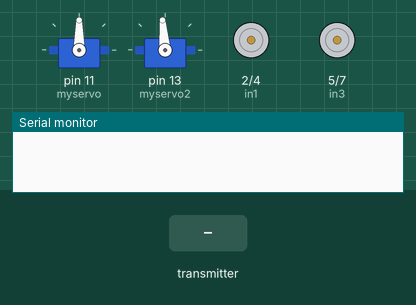
A sketch run on a simulated Arduino Uno, built with avr-gcc and run on an emulated ATmega328P. Parts: 2 × servo, motor-driver pin pairs drawn as motors (green arrow = first pin HIGH = forward, orange = second pin HIGH = backward, longer = more drive, scaled by the enable pin), the last lines printed to the serial monitor. The test bench sets the inputs (shaded band). No radio packets arrive unless stated.

Above: at 6.3 s.
6.4 s: the transmitter starts sending recieved_data.4 = 64
At 6.88 s:
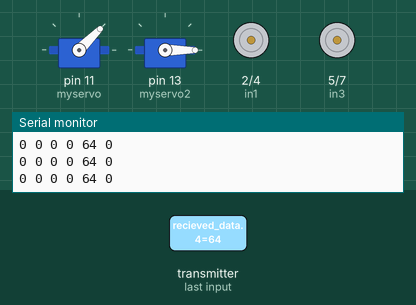
At 7.5 s:
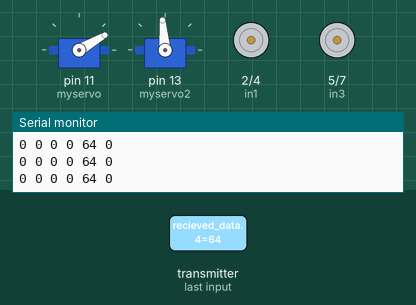
9.4 s: the transmitter starts sending recieved_data.1 = 64
12.4 s: the transmitter starts sending recieved_data.3 = 64
15.4 s: the transmitter starts sending recieved_data.5 = 64
At 15.76 s:
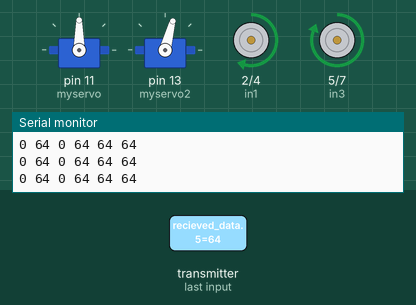
18.4 s: the transmitter starts sending recieved_data.5 = 0
At 19.12 s:
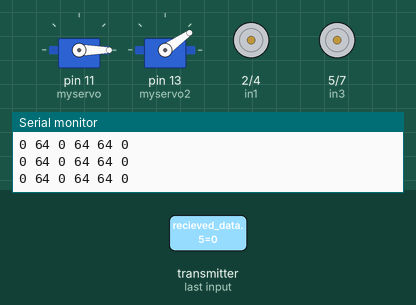
21.4 s: the transmitter starts sending recieved_data.0 = 64
Timing chart, 0 to 27.8 s (numbered marks = the images above; inputs shaded):
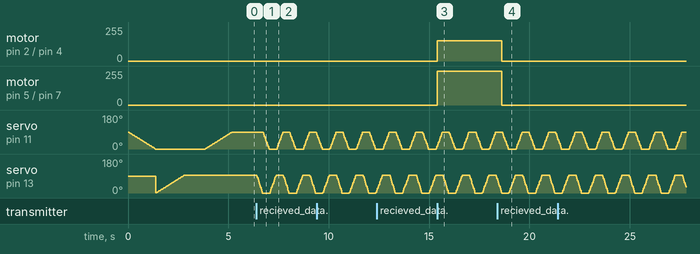

The sketch:

robot_3_19_04.ino
```cpp
#include <SPI.h>
#include "nRF24L01.h"
#include "RF24.h"
#include <Servo.h>
#define in1 2 // 4
#define enA 3 // 5
#define in2 4 // 7
#define in3 5 // 6
#define enB 6 // 4
#define in4 7 // 5
#define m12_cstr 0.6 // множитель ПРАВОГО мотора
#define m34_cstr 1 // множитель ЛЕВОГО мотора

#define axis_X 0
#define axis_Y 1
#define timeout 200
#define MOTOR_MAX 255
#define JOY_MAX 1024

#define ChannelNUM 0x79


Servo myservo;
Servo myservo2;
RF24 radio(9, 10); // "создать" модуль на пинах 9 и 10 Для Уно
//RF24 radio(9,53); // для Меги

byte recieved_data[6]; // массив принятых данных

byte address[][6] = {"1Node", "2Node", "3Node", "4Node", "5Node", "6Node"}; //возможные номера труб

int dutyR, dutyL;
bool r_tow, l_tow, is_ready = false;;
int pos = 0;    //
int pos2 = 0;
int kol = 0;
void setup() {
  // put your setup code here, to run once:
  Serial.begin(9600);
  pinMode(in1, OUTPUT);
  pinMode(in2, OUTPUT);
  pinMode(in3, OUTPUT);
  pinMode(in4, OUTPUT);
  pinMode(13, OUTPUT);
  myservo.attach(11);  //
  myservo2.attach(13);

  radio.begin(); //активировать модуль
  radio.setAutoAck(1);         //режим подтверждения приёма, 1 вкл 0 выкл
  radio.setRetries(0, 25);    //(время между попыткой достучаться, число попыток)
  radio.enableAckPayload();    //разрешить отсылку данных в ответ на входящий сигнал
  radio.setPayloadSize(6);     //размер пакета, в байтах

  radio.openReadingPipe(1, address[0]);     //хотим слушать трубу 0
  radio.setChannel(ChannelNUM);  //выбираем канал (в котором нет шумов!)

  radio.setPALevel (RF24_PA_MAX); //уровень мощности передатчика. На выбор RF24_PA_MIN, RF24_PA_LOW, RF24_PA_HIGH, RF24_PA_MAX
  radio.setDataRate (RF24_250KBPS); //скорость обмена. На выбор RF24_2MBPS, RF24_1MBPS, RF24_250KBPS
  //должна быть одинакова на приёмнике и передатчике!
  //при самой низкой скорости имеем самую высокую чувствительность и дальность!!

  radio.powerUp(); //начать работу
  radio.startListening();
  for (pos = 90; pos >= 0; pos -= 1) { // goes from 180 degrees to 0 degrees
    myservo.write(pos);              // tell servo to go to position in variable 'pos'
    delay(15);                       // waits 15ms for the servo to reach the position
  }
  for (pos2 = 0; pos2 <= 95; pos2 += 1) { //

    myservo2.write(pos2);              // tell servo to go to position in variable 'pos'
    delay(15);                       // waits 15ms for the servo to reach the position
  }
  delay(1000);


  for (pos = 0; pos <= 90; pos += 1) { // goes from 0 degrees to 180 degrees
    // in steps of 1 degree
    myservo.write(pos);              // tell servo to go to position in variable 'pos'
    delay(15);                       // waits 15ms for the servo to reach the position
  }
  kol = 3;
  is_ready = true;
}

void command_get() {
  byte pipeNo;
  while ( radio.available(&pipeNo)) {  // слушаем эфир со всех труб
    radio.read( &recieved_data, sizeof(recieved_data) );
    Serial.print(recieved_data[0]);
    Serial.print(' ');
    Serial.print(recieved_data[1]);
    Serial.print(' ');
    Serial.print(recieved_data[2]);
    Serial.print(' ');
    Serial.print(recieved_data[3]);
    Serial.print(' ');
    Serial.print(recieved_data[4]);
    Serial.print(' ');
    Serial.println(recieved_data[5]);
  }
  if (recieved_data[5]) { // если включен форсаж
    digitalWrite(in1, HIGH);
    digitalWrite(in2, LOW);
    digitalWrite(in3, HIGH);
    digitalWrite(in4, LOW);
    analogWrite(enA, int(255 * m12_cstr));
    analogWrite(enB, int(255 * m34_cstr));
  } else {
    digitalWrite(in1, (recieved_data[0] == 2 ? HIGH : LOW));
    digitalWrite(in2, (recieved_data[0] == 1 ? HIGH : LOW));
    digitalWrite(in3, (recieved_data[2] == 2 ? HIGH : LOW));
    digitalWrite(in4, (recieved_data[2] == 1 ? HIGH : LOW));
    analogWrite(enA, int(recieved_data[1] * m12_cstr));
    analogWrite(enB, int(recieved_data[3] * m34_cstr));
  }

}

void loop() {
  // put your main code here, to run repeatedly:
  command_get();


  if (not is_ready) {
    switch (kol) {
      case 0:
        for (pos = 90; pos >= 0; pos -= 5) { // goes from 180 degrees to 0 degrees
          myservo.write(pos);
          command_get();// tell servo to go to position in variable 'pos'
          delay(15);                       // waits 15ms for the servo to reach the position
        }
        kol++;
        break;
      case 1:
        for (pos2 = 0; pos2 <= 95; pos2 += 5) { //

          myservo2.write(pos2);
          command_get();// tell servo to go to position in variable 'pos'
          delay(15);                       // waits 15ms for the servo to reach the position
        }
        kol++;
        break;
      case 2:
        for (pos = 0; pos <= 90; pos += 5) { // goes from 0 degrees to 180 degrees
          // in steps of 1 degree
          myservo.write(pos);
          command_get();// tell servo to go to position in variable 'pos'
          delay(15);                       // waits 15ms for the servo to reach the position
        }
        kol++;
        is_ready = true;
        break;
    }
  }
  if (recieved_data[4] and is_ready) {
    for (pos2 = 95; pos2 >= 0; pos2 -= 5) { // goes from 180 degrees to 0 degrees
      myservo2.write(pos2);              // tell servo to go to position in variable 'pos'
      delay(15);                       // waits 15ms for the servo to reach the position
    }
    is_ready = false;
    kol = 0;
  }
  //digitalWrite(13, recieved_data[5] > 0 ? HIGH : LOW);


}
```

Measured:
- after the input at 15.4 s, motor on pin 2 (in1) / pin 4 (in2): stopped → forward 153/255 at once; motor on pin 5 (in3) / pin 7 (in4): stopped → forward 255/255 at once
- after the input at 18.4 s, motor on pin 2 (in1) / pin 4 (in2): forward 153/255 → stopped after 0.23 s; motor on pin 5 (in3) / pin 7 (in4): forward 255/255 → stopped after 0.23 s
